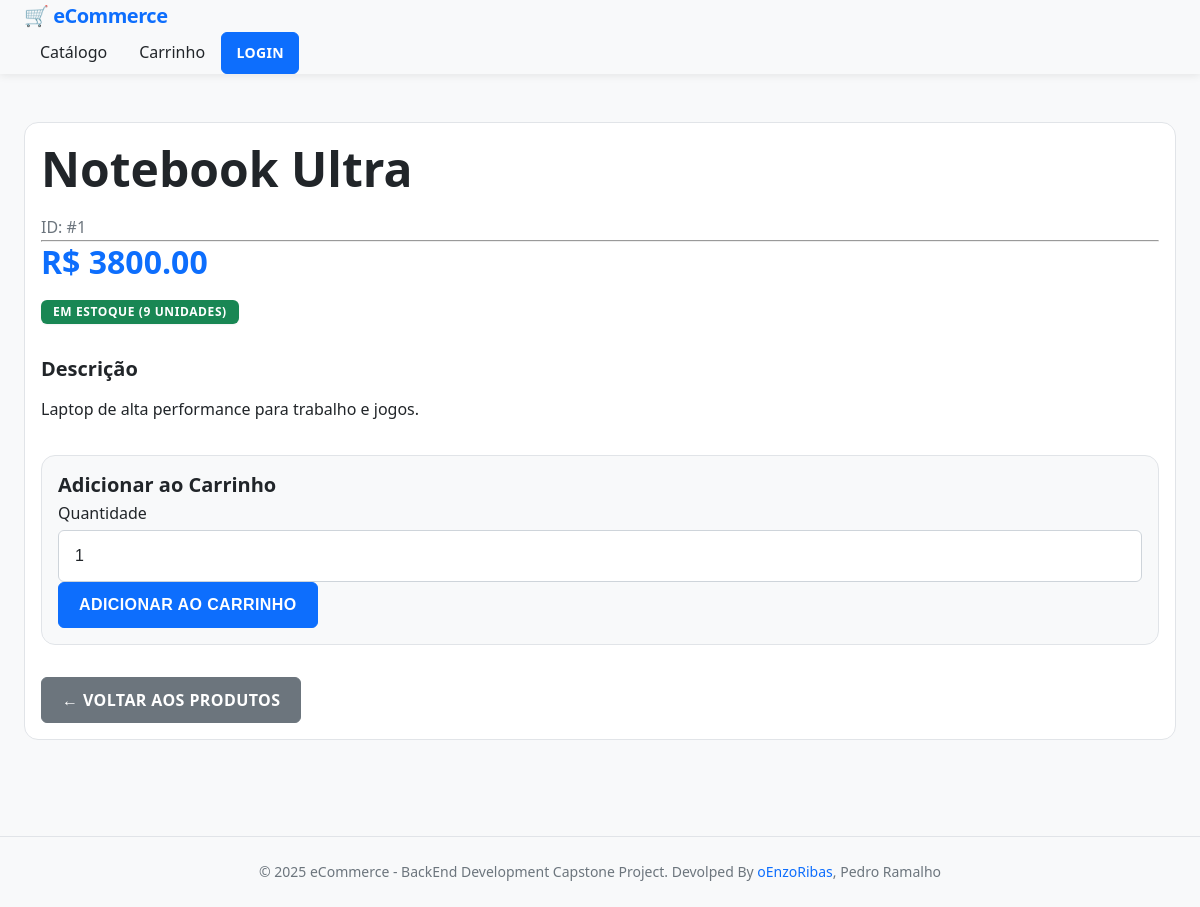
The app's page /produtos/1 with its own data.
### models/produto_model.py (models this page shows, shortened)
class Produto(db.Model):
    __tablename__ = 'produtos'
    id = Column(Integer, primary_key=True, autoincrement=True, nullable=False)
    nome = Column(String(256), nullable=False)
    descricao = Column(String(256))
    preco = Column(db.Numeric(10,2), nullable=False)
    estoque = Column(Integer, nullable=False, default=0)

### routes/produtos.py (the view)
@produtos_bp.route('/<int:produto_id>')
def detalhes(produto_id):
    produto = Produto.query.get_or_404(produto_id)
    form = AdicionarCarrinhoForm()
    return render_template('produtos/detalhes.html', produto=produto, form=form)

### forms/produto_forms.py
class AdicionarCarrinhoForm(FlaskForm):
    quantidade = IntegerField(
        'Quantidade',
        validators=[
            DataRequired(message='Quantidade é obrigatória'),
            NumberRange(min=1, message='Quantidade deve ser no mínimo 1')
        ]
    )
    submit = SubmitField('Adicionar ao Carrinho')

### templates/produtos/detalhes.html (shortened to what this page needs)
{% extends "base.html" %}  {% block content %}
<div class="row">
  <div class="col-md-8 mx-auto">
    <div class="card shadow">
      <div class="card-body">
        <div class="row">
          <div class="col-md-6">
            <h1>{{ produto.nome }}</h1>
            <p class="text-muted">ID: #{{ produto.id }}</p>
          </div>
        </div>
        <hr />
        <div class="row mb-4">
          <div class="col-md-6">
            <h3 class="text-primary">R$ {{ "%.2f"|format(produto.preco) }}</h3>
            {% if produto.estoque > 0 %}
            <span class="badge bg-success fs-6"
              >Em Estoque ({{ produto.estoque }} unidades)</span
            >
            {% else %}
            <span class="badge bg-danger fs-6">Fora de Estoque</span>
            {% endif %}
          </div>
        </div>
        <div class="mb-4">
          <h5>Descrição</h5>
          <p>{{ produto.descricao or 'Sem descrição disponível' }}</p>
        </div>
        {% if produto.estoque > 0 %}
        <div class="card bg-light">
          <div class="card-body">
            <h5 class="card-title">Adicionar ao Carrinho</h5>
            <form
              method="POST"
              action="{{ url_for('carrinho.adicionar', produto_id=produto.id) }}"
            >
              <div class="row g-2">
                <div class="col-md-4">
                  <label for="quantidade" class="form-label">Quantidade</label>
                  <input
                    type="number"
                    id="quantidade"
                    name="quantidade"
                    class="form-control"
                    value="1"
                    min="1"
                    max="{{ produto.estoque }}"
                    required
                  />
                </div>
                <div class="col-md-8 d-flex align-items-end">
                  <button type="submit" class="btn btn-primary w-100">
                    Adicionar ao Carrinho
                  </button>
                </div>
              </div>
            </form>
          </div>
        </div>
        {% else %}
        <div class="alert alert-danger">
          Este produto está temporariamente indisponível.
        </div>
        {% endif %}
        <div class="mt-4">
          <a
            href="{{ url_for('produtos.listar') }}"
            class="btn btn-secondary btn-registrar"
          >
            ← Voltar aos Produtos
          </a>
        </div>
      </div>
    </div>
  </div>
</div>
{% endblock %}

### records on screen
Produto: nome "Notebook Ultra", id "1", preco "3800.00", estoque "9", descricao "Laptop de alta performance para trabalho e jogos."
